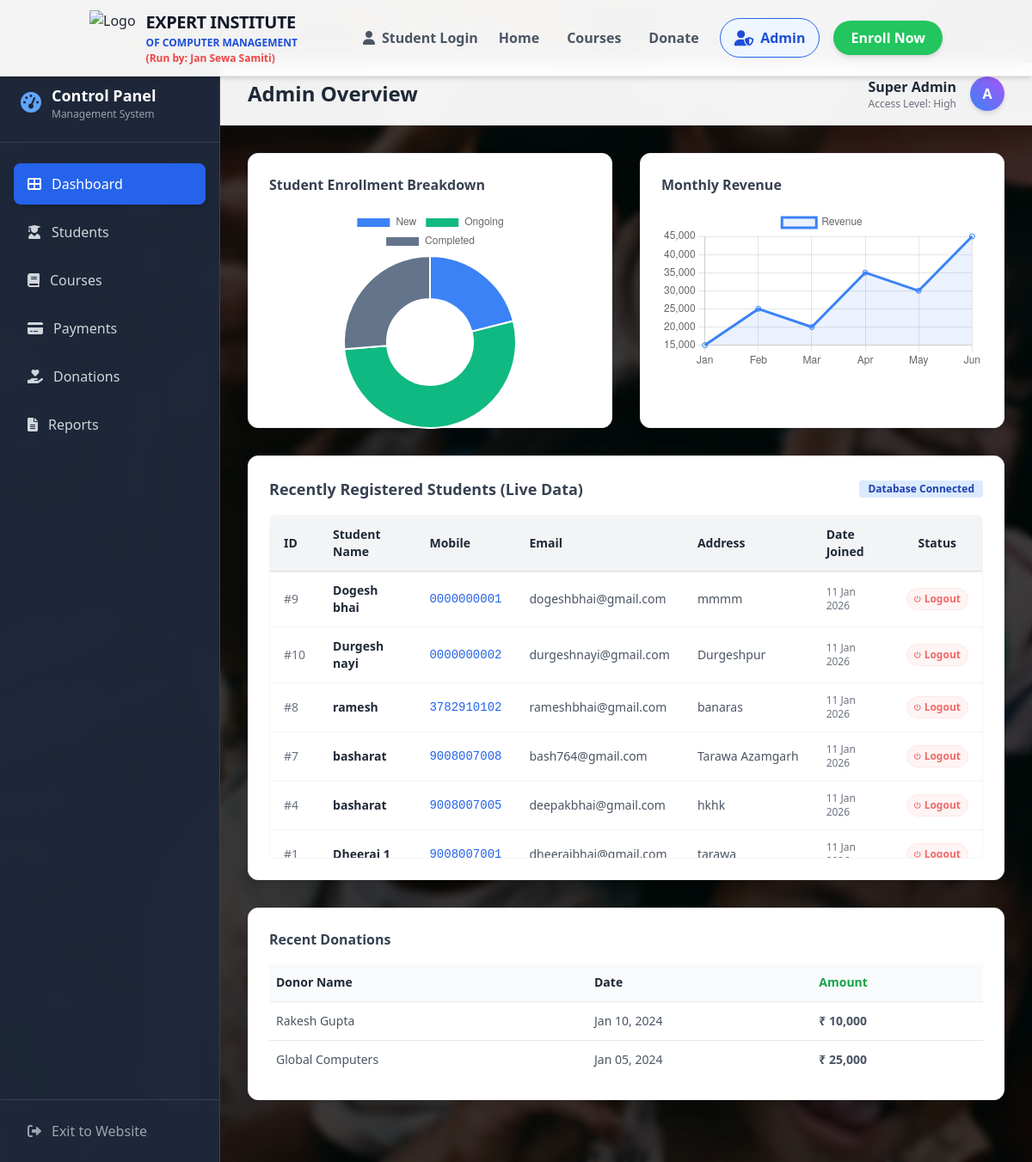
The page /dashboard/ (signed in) on the database its author committed.
### core/models.py (models this page shows, shortened)
class Student(models.Model):
    name = models.CharField(max_length=100)
    mobile = models.CharField(max_length=15)
    email = models.EmailField() # Hum Email ko Unique mankar check karenge
    address = models.TextField()
    date_joined = models.DateTimeField(auto_now_add=True)
    is_online = models.BooleanField(default=False)
    last_active = models.DateTimeField(auto_now=True)

### core/views.py (the view)
# urls.py: path('dashboard/', views.dashboard, name='dashboard'),
@login_required(login_url='login')
def dashboard(request):
    student_data = get_student_session(request)
    all_students = Student.objects.all().order_by('-last_active')
    return render(request, 'dashboard.html', {
        'students': all_students,
        'student_data': student_data
    })

### core/views.py (called while the page is built)
def get_student_session(request):
    if 'student_id' in request.session:
        try:
            return Student.objects.get(id=request.session['student_id'])
        except Student.DoesNotExist:
            return None
    return None

### core/templates/dashboard.html (shortened to what this page needs)
{% load static %}
<!DOCTYPE html>
<html lang="en">
<head>
    <script src="https://cdn.tailwindcss.com"></script>
    <link rel="stylesheet" href="https://cdnjs.cloudflare.com/ajax/libs/font-awesome/6.0.0/css/all.min.css">
</head>
<body class="font-sans pt-[73px] relative min-h-screen text-gray-800">
    <div class="fixed inset-0 z-0">
    </div>
    <div class="relative z-10 h-[calc(100vh-73px)]">
        <nav class="fixed top-0 left-0 w-full bg-white/95 backdrop-blur-md shadow-md z-[100] border-b border-gray-200">
            <div class="container mx-auto px-4 py-3 relative">
                <div class="flex justify-between items-center">
                    <div class="flex items-center gap-3">
                    <a href="{% url 'home' %}" class="flex-shrink-0">
                        <img src="{% static 'images/logo.png' %}" alt="Logo" class="h-16 md:h-18 w-auto object-contain">
                    </a>
                    <div class="text-left flex flex-col justify-center">
                        <h1 class="text-sm md:text-xl font-extrabold text-gray-900 leading-none tracking-tight uppercase">
                            EXPERT INSTITUTE
                        </h1>
                        <h2 class="text-[10px] md:text-xs font-bold text-blue-700 leading-tight uppercase mt-0.5">
                            OF COMPUTER MANAGEMENT
                        </h2>
                        <h3 class="text-[9px] md:text-xs font-semibold text-red-500 leading-none mt-0.5">
                            (Run by: Jan Sewa Samiti)
                        </h3>
                    </div>
                </div>
                    <div class="hidden lg:flex items-center gap-4">
                        {% if student_data %}
                            <a href="{% url 'student_profile' %}" class="flex items-center gap-2 bg-blue-50 border border-blue-200 px-3 py-1.5 rounded-full hover:bg-blue-100 transition">
                                <div class="w-6 h-6 bg-blue-600 text-white rounded-full flex items-center justify-center text-xs"><i class="fas fa-user"></i></div>
                                <span class="text-gray-700 font-bold text-sm">{{ student_data.name }}</span>
                            </a>
                        {% else %}
                            <a href="{% url 'student_login' %}" class="text-gray-600 hover:text-blue-600 flex items-center gap-2 font-semibold">
                                <i class="fas fa-user"></i> Student Login
                            </a>
                        {% endif %}
                        <a href="{% url 'home' %}" class="transition px-2 {% if request.resolver_match.url_name == 'home' %}text-blue-700 font-bold underline underline-offset-4 decoration-2{% else %}text-gray-600 hover:text-blue-600 font-semibold{% endif %}">Home</a>
                        <a href="{% url 'courses' %}" class="transition px-2 {% if request.resolver_match.url_name == 'courses' %}text-blue-700 font-bold underline underline-offset-4 decoration-2{% else %}text-gray-600 hover:text-blue-600 font-semibold{% endif %}">Courses</a>
                        <a href="{% url 'donate' %}" class="transition px-2 {% if request.resolver_match.url_name == 'donate' %}text-blue-700 font-bold underline underline-offset-4 decoration-2{% else %}text-gray-600 hover:text-blue-600 font-semibold{% endif %}">Donate</a>
                        <a href="{% url 'dashboard' %}" class="flex items-center gap-2 transition px-4 py-2 rounded-full font-bold {% if request.resolver_match.url_name == 'dashboard' %}text-blue-700 border border-blue-600 bg-blue-50{% else %}text-gray-600 border border-transparent hover:text-blue-600{% endif %}">
                            <i class="fas fa-user-shield text-lg"></i> <span>Admin</span>
                        </a>
                        <a href="#" class="bg-green-500 hover:bg-green-600 text-white px-5 py-2 rounded-full font-semibold transition shadow-md hover:shadow-lg">
                            Enroll Now
                        </a>
                    </div>
                </div>
            </div>
        </nav>
        <div class="flex h-full overflow-hidden">
            <aside class="w-64 bg-[#1e293b]/95 backdrop-blur-sm text-white flex flex-col hidden md:flex h-full border-r border-gray-700">
                <div class="p-6 flex items-center gap-3 border-b border-gray-700 bg-[#1e293b]/50">
                    <i class="fas fa-tachometer-alt text-2xl text-blue-400"></i>
                    <div>
                        <h1 class="font-bold text-lg">Control Panel</h1>
                        <p class="text-xs text-gray-400">Management System</p>
                    </div>
                </div>
                <nav class="flex-1 px-4 py-6 space-y-2 overflow-y-auto no-scrollbar">
                    <a href="{% url 'dashboard' %}" class="flex items-center gap-3 px-4 py-3 bg-blue-600 rounded-lg text-white shadow-md">
                        <i class="fas fa-th-large"></i> Dashboard
                    </a>
                    <a href="#" class="flex items-center gap-3 px-4 py-3 text-gray-300 hover:bg-gray-700 hover:text-white rounded-lg transition">
                        <i class="fas fa-user-graduate"></i> Students
                    </a>
                    <a href="#" class="flex items-center gap-3 px-4 py-3 text-gray-300 hover:bg-gray-700 hover:text-white rounded-lg transition">
                        <i class="fas fa-book"></i> Courses
                    </a>
                    <a href="#" class="flex items-center gap-3 px-4 py-3 text-gray-300 hover:bg-gray-700 hover:text-white rounded-lg transition">
                        <i class="fas fa-credit-card"></i> Payments
                    </a>
                    <a href="#" class="flex items-center gap-3 px-4 py-3 text-gray-300 hover:bg-gray-700 hover:text-white rounded-lg transition">
                        <i class="fas fa-hand-holding-heart"></i> Donations
                    </a>
                    <a href="#" class="flex items-center gap-3 px-4 py-3 text-gray-300 hover:bg-gray-700 hover:text-white rounded-lg transition">
                        <i class="fas fa-file-alt"></i> Reports
                    </a>
                </nav>
                <div class="p-4 border-t border-gray-700 bg-[#1e293b]/50">
                    <a href="{% url 'home' %}" class="flex items-center gap-3 px-4 py-2 text-gray-400 hover:text-red-400 transition">
                        <i class="fas fa-sign-out-alt"></i> Exit to Website
                    </a>
                </div>
            </aside>
            <div class="flex-1 flex flex-col h-full overflow-hidden bg-transparent">
                <header class="bg-white/95 backdrop-blur-sm shadow-sm py-4 px-8 flex justify-between items-center border-b shrink-0">
                    <h2 class="text-2xl font-bold text-gray-800">Admin Overview</h2>
                    <div class="flex items-center gap-4">
                        <div class="text-right hidden sm:block">
                            <h4 class="font-bold text-gray-800">Super Admin</h4>
                            <p class="text-xs text-gray-500">Access Level: High</p>
                        </div>
                        <div class="w-10 h-10 bg-gradient-to-tr from-blue-500 to-purple-500 rounded-full flex items-center justify-center text-white font-bold shadow-md">A</div>
                    </div>
                </header>
                <main class="flex-1 overflow-y-auto p-8 no-scrollbar">
                    <div class="grid grid-cols-1 lg:grid-cols-2 gap-8 mb-8">
                        <div class="bg-white p-6 rounded-xl shadow-lg border border-gray-100 h-80">
                            <h3 class="font-bold text-gray-700 mb-4">Student Enrollment Breakdown</h3>
                            <div class="h-64 flex justify-center">
                                <canvas id="enrollmentChart"></canvas>
                            </div>
                        </div>
                        <div class="bg-white p-6 rounded-xl shadow-lg border border-gray-100 h-80">
                            <h3 class="font-bold text-gray-700 mb-4">Monthly Revenue</h3>
                            <div class="h-64">
                                <canvas id="revenueChart"></canvas>
                            </div>
                        </div>
                    </div>
                    <div class="grid grid-cols-1 gap-8 mb-10">
                        <div class="bg-white p-6 rounded-xl shadow-lg border border-gray-100">
                            <div class="flex justify-between items-center mb-4">
                                <h3 class="font-bold text-gray-700 text-lg">Recently Registered Students (Live Data)</h3>
                                <span class="bg-blue-100 text-blue-800 text-xs font-semibold px-2.5 py-0.5 rounded">Database Connected</span>
                            </div>
                            <div class="overflow-x-auto max-h-[400px] overflow-y-auto border border-gray-100 rounded-lg custom-scrollbar">
                                <table class="w-full text-left text-sm text-gray-600 relative">
                                    <thead class="bg-gray-100 text-gray-800 font-semibold border-b sticky top-0 z-10 shadow-sm">
                                        <tr>
                                            <th class="py-3 px-4">ID</th>
                                            <th class="py-3 px-4">Student Name</th>
                                            <th class="py-3 px-4">Mobile</th>
                                            <th class="py-3 px-4">Email</th>
                                            <th class="py-3 px-4">Address</th>
                                            <th class="py-3 px-4">Date Joined</th>
                                            <th class="py-3 px-4 text-center">Status</th>
                                        </tr>
                                    </thead>
                                    <tbody class="divide-y divide-gray-100">
                                        {% for std in students %}
                                        <tr class="hover:bg-blue-50 transition duration-150">
                                            <td class="py-3 px-4 text-gray-500">#{{ std.id }}</td>
                                            <td class="py-3 px-4 font-bold text-gray-800">{{ std.name }}</td>
                                            <td class="py-3 px-4 text-blue-600 font-mono">{{ std.mobile }}</td>
                                            <td class="py-3 px-4">{{ std.email }}</td>
                                            <td class="py-3 px-4 truncate max-w-xs" title="{{ std.address }}">{{ std.address }}</td>
                                            <td class="py-3 px-4 text-xs font-medium text-gray-500">{{ std.date_joined|date:"d M Y" }}</td>
                                            <td class="py-3 px-4 text-center">
                                                {% if std.is_online %}
                                                    <span class="inline-flex items-center gap-1 bg-green-100 text-green-700 px-2 py-1 rounded-full text-xs font-bold border border-green-200 shadow-sm animate-pulse">
                                                        <i class="fas fa-circle text-[6px]"></i> Active
                                                    </span>
                                                {% else %}
                                                    <span class="inline-flex items-center gap-1 bg-red-50 text-red-500 px-2 py-1 rounded-full text-xs font-bold border border-red-100 opacity-80">
                                                        <i class="fas fa-power-off text-[8px]"></i>Logout
                                                    </span>
                                                {% endif %}
                                            </td>
                                        </tr>
                                        {% empty %}
                                        <tr>
                                            <td colspan="7" class="py-10 text-center text-gray-400">No students have registered yet.</td>
                                        </tr>
                                        {% endfor %}
                                    </tbody>
                                </table>
                            </div>
                        </div>
                        <div class="bg-white p-6 rounded-xl shadow-lg border border-gray-100">
                            <h3 class="font-bold text-gray-700 mb-4">Recent Donations</h3>
                            <div class="overflow-x-auto">
                                <table class="w-full text-left text-sm text-gray-600">
                                    <thead class="bg-gray-50 text-gray-800 font-semibold border-b">
                                        <tr>
                                            <th class="py-3 px-2">Donor Name</th>
                                            <th class="py-3 px-2">Date</th>
                                            <th class="py-3 px-2 text-green-600">Amount</th>
                                        </tr>
                                    </thead>
                                    <tbody>
                                        <tr class="border-b hover:bg-gray-50">
                                            <td class="py-3 px-2">Rakesh Gupta</td>
                                            <td class="py-3 px-2">Jan 10, 2024</td>
                                            <td class="py-3 px-2 font-bold">₹ 10,000</td>
                                        </tr>
                                        <tr class="hover:bg-gray-50">
                                            <td class="py-3 px-2">Global Computers</td>
                                            <td class="py-3 px-2">Jan 05, 2024</td>
                                            <td class="py-3 px-2 font-bold">₹ 25,000</td>
                                        </tr>
                                    </tbody>
                                </table>
                            </div>
                        </div>
                    </div>
                </main>
            </div>
        </div>
    </div>
    <script>
        document.getElementById('mobile-menu-btn').addEventListener('click', () => { document.getElementById('mobile-menu').classList.toggle('hidden'); });
        const ctx1 = document.getElementById('enrollmentChart').getContext('2d');
        new Chart(ctx1, { type: 'doughnut', data: { labels: ['New', 'Ongoing', 'Completed'], datasets: [{ data: [120, 300, 150], backgroundColor: ['#3b82f6', '#10b981', '#64748b'] }] } });
        const ctx2 = document.getElementById('revenueChart').getContext('2d');
        new Chart(ctx2, { type: 'line', data: { labels: ['Jan', 'Feb', 'Mar', 'Apr', 'May', 'Jun'], datasets: [{ label: 'Revenue', data: [15000, 25000, 20000, 35000, 30000, 45000], borderColor: '#3b82f6', fill: true, backgroundColor: 'rgba(59, 130, 246, 0.1)' }] } });
    </script>
</body>
</html>

### core/templates/dashboard.html (style rules this page uses)
.no-scrollbar { -ms-overflow-style: none; scrollbar-width: none; }

### rows shown on the page
Student: id "9", name "Dogesh bhai", mobile "0000000001", email "dogeshbhai@gmail.com", address "mmmm", date_joined "11 Jan 2026", is_online False (drawn)
Student: id "10", name "Durgesh nayi", mobile "0000000002", email "durgeshnayi@gmail.com", address "Durgeshpur", date_joined "11 Jan 2026", is_online False (drawn)
Student: id "8", name "ramesh", mobile "3782910102", email "rameshbhai@gmail.com", address "banaras", date_joined "11 Jan 2026", is_online False (drawn)
Student: id "7", name "basharat", mobile "9008007008", email "bash764@gmail.com", address "Tarawa Azamgarh", date_joined "11 Jan 2026", is_online False (drawn)
Student: id "4", name "basharat", mobile "9008007005", email "deepakbhai@gmail.com", address "hkhk", date_joined "11 Jan 2026", is_online False (drawn)
Student: id "1", name "Dheeraj 1", mobile "9008007001", email "dheerajbhai@gmail.com", address "tarawa", date_joined "11 Jan…", is_online False (drawn)
